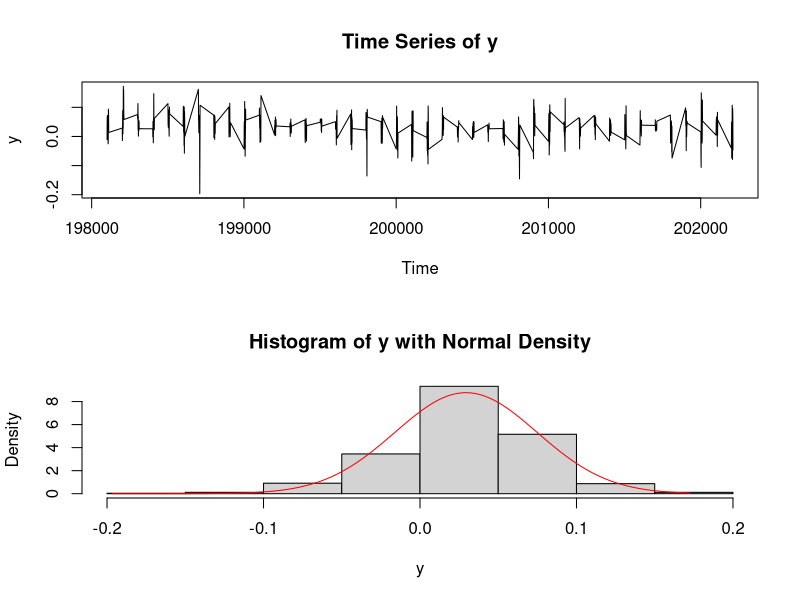
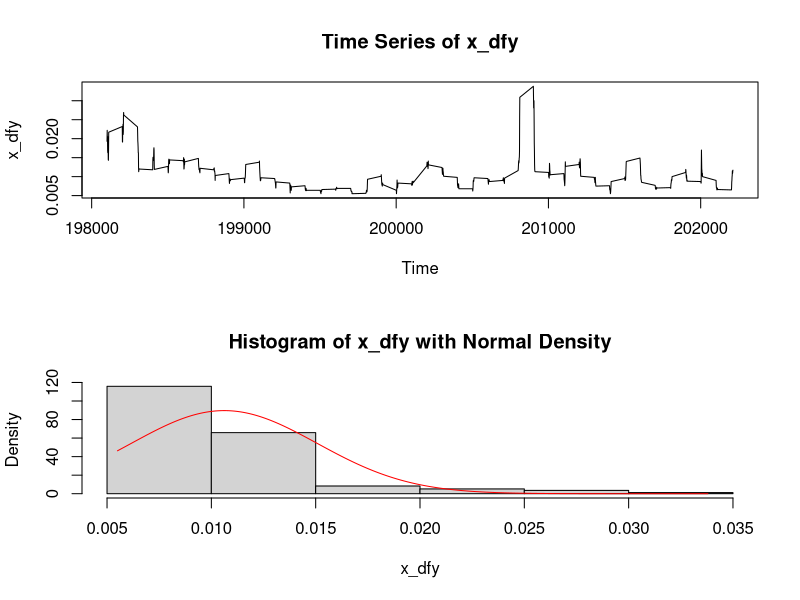
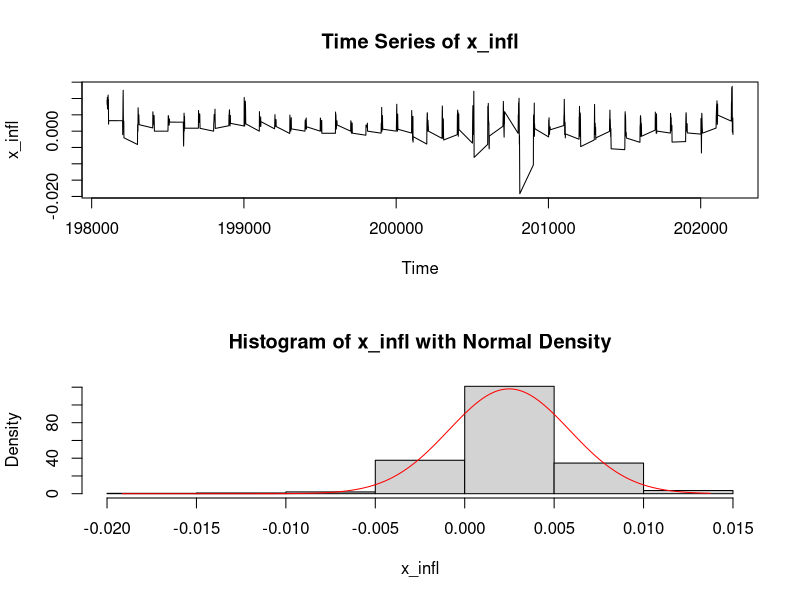
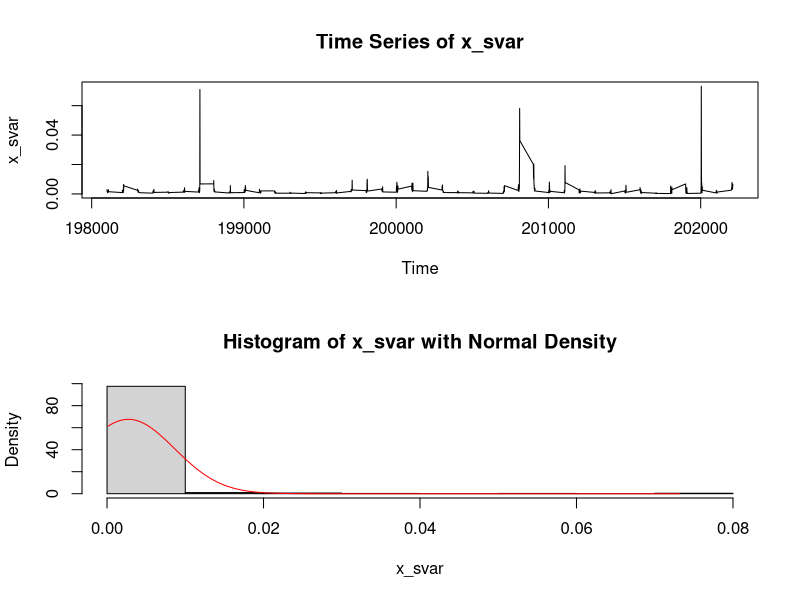
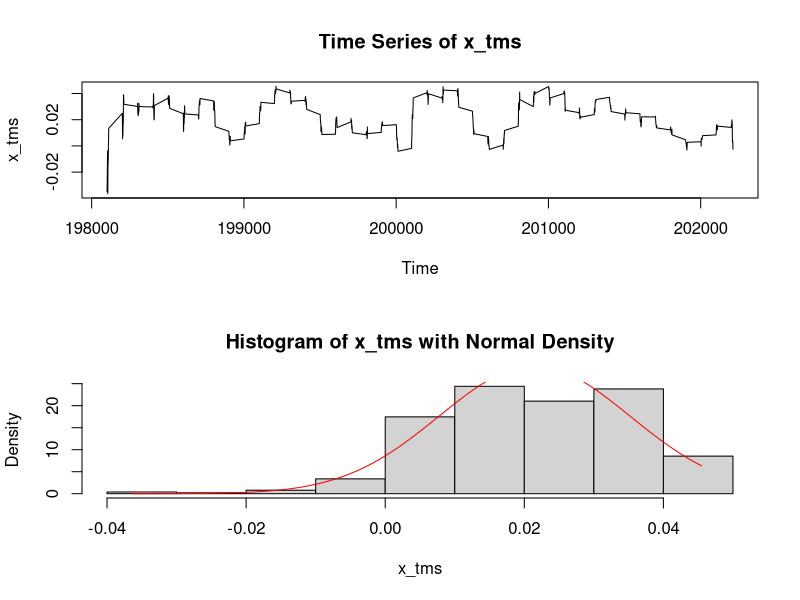
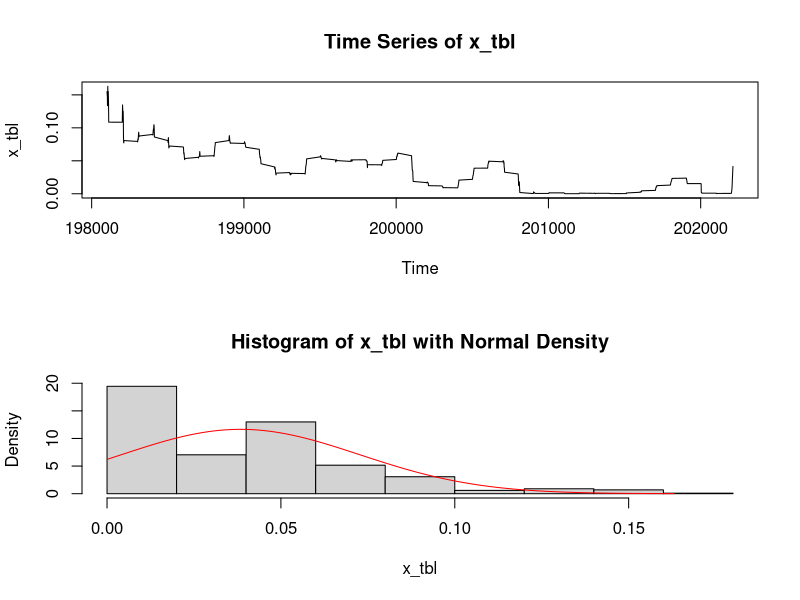
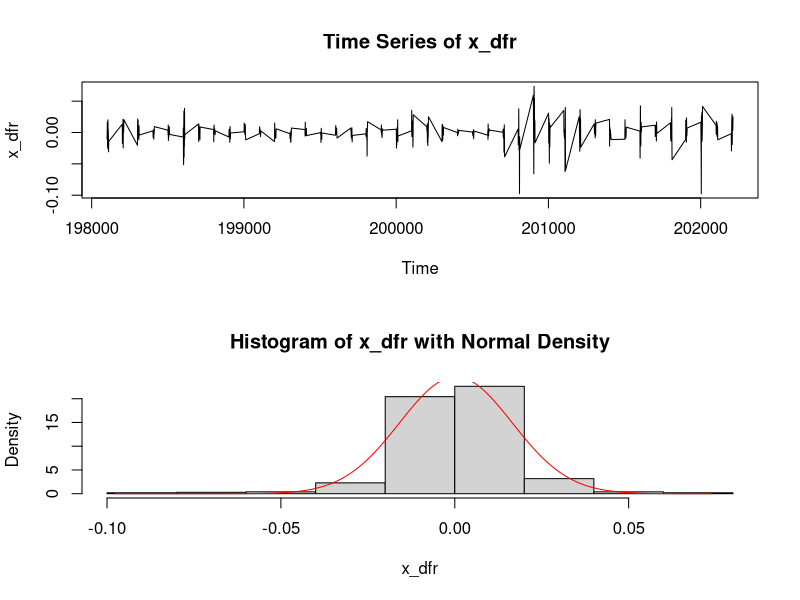
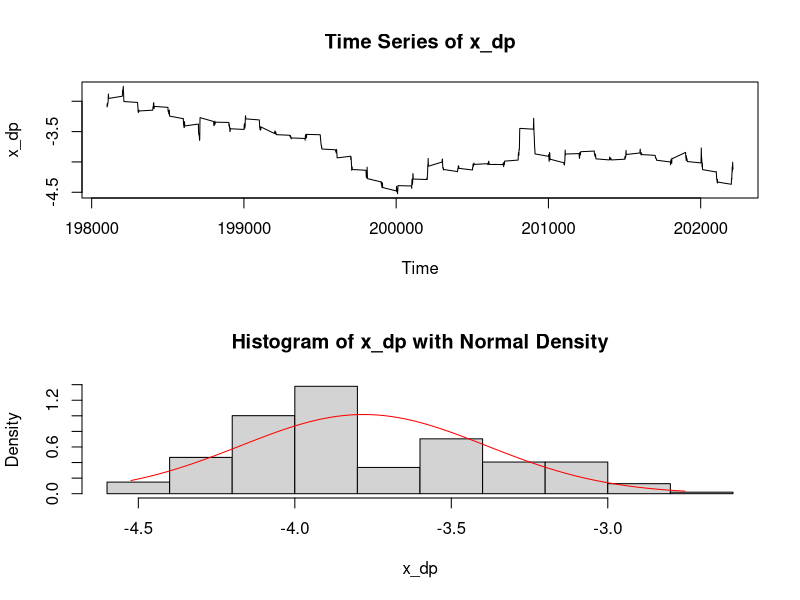

Source code (R) for these figures, in order:
# Function to create plots for a given variable
create_plots <- function(x, var_name) {
    MU <- mean(x)
    SD <- sd(x)
    pt_x <- seq(from = min(x), to = max(x), length.out = length(x))
    pt_y <- dnorm(pt_x, mean = MU, sd = SD)

    png(paste0("./plots/", var_name, ".png"), width = 600, height = 1000)
    par(mfrow = c(2, 1))
    
    # Plot time series
    plot(time, x, type = "l", main = paste("Time Series of", var_name), 
        xlab = "Time", ylab = var_name)
    
    # Plot histogram with estimated normal density
    hist(x, freq = FALSE, main = paste("Histogram of", var_name, "with Normal Density"),
        xlab = var_name)
    lines(pt_x, pt_y, col = "red")
    
    dev.off()
}

dt <- read.csv("./Equity_Premium.csv")
time <- dt$Time
y <- dt$y
x_dfy <- dt$x_dfy
x_infl <- dt$x_infl
x_svar <- dt$x_svar
x_tms <- dt$x_tms
x_tbl <- dt$x_tbl
x_dfr <- dt$x_dfr
x_dp <- dt$x_dp
x_ltr <- dt$x_ltr
x_ep <- dt$x_ep
x_bmr <- dt$x_bmr
x_ntis <- dt$x_ntis

# Create plots for all variables
variables <- list(y, x_dfy, x_infl, x_svar, x_tms, x_tbl, x_dfr, x_dp, x_ltr, x_ep, x_bmr, x_ntis)
var_names <- c("y", "x_dfy", "x_infl", "x_svar", "x_tms", "x_tbl", "x_dfr", "x_dp", "x_ltr", "x_ep", "x_bmr", "x_ntis")

for (i in 1:length(variables)) {
    create_plots(variables[[i]], var_names[i])
}
# Remove 'y' from the variables list and var_names
variables <- variables[-1]
variables <- do.call(cbind, variables)

transposed_variables <- t(variables)
tmp_matrix <- transposed_variables %*% variables

result_matrix <- variables %*% solve(tmp_matrix) %*% transposed_variables
cat("Question 2-1: \n")
cat("The sum of the diagonal elements of the result matrix is: ", sum(diag(result_matrix)), "\n")

# Get the dimensions of the result matrix
n <- nrow(result_matrix)

# Create an identity matrix of the same size
identity_matrix <- diag(n)

# Subtract result_matrix from the identity matrix
final_matrix <- identity_matrix - result_matrix

cat("Question 2-2: \n")
cat("The sum of the diagonal elements of the final matrix is: ", sum(diag(final_matrix)), "\n")

eigen_result <- eigen(tmp_matrix)
eigenvalues <- eigen_result$values

# Sort eigenvalues in descending order
sorted_eigenvalues <- sort(eigenvalues, decreasing = TRUE)

# Create a data frame for plotting
plot_data <- data.frame(
  Component = 1:11,
  Eigenvalue = sorted_eigenvalues[1:11]
)

# Create the scree plot
png("./plots/scree_plot.png", width = 800, height = 600)

# Plot eigenvalues
plot(plot_data$Component, plot_data$Eigenvalue, type = "b", 
     xlab = "Component", ylab = "Eigenvalue",
     main = "Scree Plot of Eigenvalues",
     xlim = c(1, 11), ylim = c(0, max(plot_data$Eigenvalue)),
     pch = 19, col = "blue")

# Add grid lines for better readability
grid()

# Add points and values
for (i in 1:11) {
  points(i, plot_data$Eigenvalue[i], pch = 19, col = "blue")
  text(i, plot_data$Eigenvalue[i], labels = round(plot_data$Eigenvalue[i], 2), 
       pos = 3, cex = 0.8)
}

dev.off()

